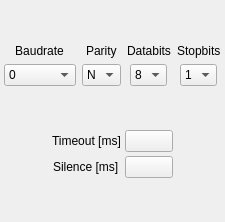
     <widget class="QWidget" name="SERIAL_PORT_0">
      <attribute name="title">
       <string>SERIAL PORT 0</string>
      </attribute>
      <layout class="QVBoxLayout" name="verticalLayout_3">
       <property name="spacing">
        <number>4</number>
       </property>
       <property name="margin">
        <number>4</number>
       </property>
       <item>
        <layout class="QGridLayout" name="gridLayout_2">
         <property name="spacing">
          <number>6</number>
         </property>
         <item row="0" column="0">
          <spacer name="verticalSpacer_4">
           <property name="orientation">
            <enum>Qt::Vertical</enum>
           </property>
           <property name="sizeHint" stdset="0">
            <size>
             <width>20</width>
             <height>40</height>
            </size>
           </property>
          </spacer>
         </item>
         <item row="2" column="2" alignment="Qt::AlignHCenter">
          <widget class="QComboBox" name="comboBox_Databits_SERIAL_PORT_0">
           <property name="sizePolicy">
            <sizepolicy hsizetype="Fixed" vsizetype="Fixed">
             <horstretch>0</horstretch>
             <verstretch>0</verstretch>
            </sizepolicy>
           </property>
           <property name="currentIndex">
            <number>3</number>
           </property>
           <item>
            <property name="text">
             <string>5</string>
            </property>
           </item>
           <item>
            <property name="text">
             <string>6</string>
            </property>
           </item>
           <item>
            <property name="text">
             <string>7</string>
            </property>
           </item>
           <item>
            <property name="text">
             <string>8</string>
            </property>
           </item>
           <item>
            <property name="text">
             <string>9</string>
            </property>
           </item>
          </widget>
         </item>
         <item row="2" column="3" alignment="Qt::AlignHCenter">
          <widget class="QComboBox" name="comboBox_Stopbits_SERIAL_PORT_0">
           <property name="sizePolicy">
            <sizepolicy hsizetype="Fixed" vsizetype="Fixed">
             <horstretch>0</horstretch>
             <verstretch>0</verstretch>
            </sizepolicy>
           </property>
           <property name="currentIndex">
            <number>0</number>
           </property>
           <item>
            <property name="text">
             <string>1</string>
            </property>
           </item>
           <item>
            <property name="text">
             <string>2</string>
            </property>
           </item>
          </widget>
         </item>
         <item row="2" column="1" alignment="Qt::AlignHCenter">
          <widget class="QComboBox" name="comboBox_Parity_SERIAL_PORT_0">
           <property name="sizePolicy">
            <sizepolicy hsizetype="Fixed" vsizetype="Fixed">
             <horstretch>0</horstretch>
             <verstretch>0</verstretch>
            </sizepolicy>
           </property>
           <item>
            <property name="text">
             <string>N</string>
            </property>
           </item>
           <item>
            <property name="text">
             <string>E</string>
            </property>
           </item>
           <item>
            <property name="text">
             <string>O</string>
            </property>
           </item>
          </widget>
         </item>
         <item row="1" column="1" alignment="Qt::AlignHCenter">
          <widget class="QLabel" name="label_Parity_SERIAL_PORT_0">
           <property name="sizePolicy">
            <sizepolicy hsizetype="Preferred" vsizetype="Fixed">
             <horstretch>0</horstretch>
             <verstretch>0</verstretch>
            </sizepolicy>
           </property>
           <property name="text">
            <string>Parity</string>
           </property>
          </widget>
         </item>
         <item row="1" column="3" alignment="Qt::AlignHCenter">
          <widget class="QLabel" name="label_Stopbits_SERIAL_PORT_0">
           <property name="sizePolicy">
            <sizepolicy hsizetype="Preferred" vsizetype="Fixed">
             <horstretch>0</horstretch>
             <verstretch>0</verstretch>
            </sizepolicy>
           </property>
           <property name="text">
            <string>Stopbits</string>
           </property>
          </widget>
         </item>
         <item row="2" column="0" alignment="Qt::AlignHCenter">
          <widget class="QComboBox" name="comboBox_Baudrate_SERIAL_PORT_0">
           <property name="sizePolicy">
            <sizepolicy hsizetype="Fixed" vsizetype="Fixed">
             <horstretch>0</horstretch>
             <verstretch>0</verstretch>
            </sizepolicy>
           </property>
           <property name="focusPolicy">
            <enum>Qt::NoFocus</enum>
           </property>
           <property name="currentIndex">
            <number>0</number>
           </property>
           <item>
            <property name="text">
             <string>0</string>
            </property>
           </item>
           <item>
            <property name="text">
             <string>2400</string>
            </property>
           </item>
           <item>
            <property name="text">
             <string>4800</string>
            </property>
           </item>
           <item>
            <property name="text">
             <string>9600</string>
            </property>
           </item>
           <item>
            <property name="text">
             <string>19200</string>
            </property>
           </item>
           <item>
            <property name="text">
             <string>38400</string>
            </property>
           </item>
           <item>
            <property name="text">
             <string>57600</string>
            </property>
           </item>
           <item>
            <property name="text">
             <string>115200</string>
            </property>
           </item>
           <item>
            <property name="text">
             <string>230400</string>
            </property>
           </item>
           <item>
            <property name="text">
             <string>225000</string>
            </property>
           </item>
          </widget>
         </item>
         <item row="1" column="0" alignment="Qt::AlignHCenter">
          <widget class="QLabel" name="label_Baudrate_SERIAL_PORT_0">
           <property name="sizePolicy">
            <sizepolicy hsizetype="Fixed" vsizetype="Fixed">
             <horstretch>0</horstretch>
             <verstretch>0</verstretch>
            </sizepolicy>
           </property>
           <property name="styleSheet">
            <string notr="true"/>
           </property>
           <property name="frameShadow">
            <enum>QFrame::Plain</enum>
           </property>
           <property name="text">
            <string>Baudrate</string>
           </property>
           <property name="alignment">
            <set>Qt::AlignCenter</set>
           </property>
           <property name="wordWrap">
            <bool>false</bool>
           </property>
          </widget>
         </item>
         <item row="1" column="2" alignment="Qt::AlignHCenter">
          <widget class="QLabel" name="label_Databits_SERIAL_PORT_0">
           <property name="sizePolicy">
            <sizepolicy hsizetype="Preferred" vsizetype="Fixed">
             <horstretch>0</horstretch>
             <verstretch>0</verstretch>
            </sizepolicy>
           </property>
           <property name="text">
            <string>Databits</string>
           </property>
          </widget>
         </item>
         <item row="3" column="0">
          <spacer name="verticalSpacer_5">
           <property name="orientation">
            <enum>Qt::Vertical</enum>
           </property>
           <property name="sizeHint" stdset="0">
            <size>
             <width>20</width>
             <height>40</height>
            </size>
           </property>
          </spacer>
         </item>
        </layout>
       </item>
       <item>
        <layout class="QGridLayout" name="gridLayout_3">
         <item row="0" column="0">
          <spacer name="horizontalSpacer_2">
           <property name="orientation">
            <enum>Qt::Horizontal</enum>
           </property>
           <property name="sizeHint" stdset="0">
            <size>
             <width>40</width>
             <height>20</height>
            </size>
           </property>
          </spacer>
         </item>
         <item row="1" column="3">
          <spacer name="horizontalSpacer">
           <property name="orientation">
            <enum>Qt::Horizontal</enum>
           </property>
           <property name="sizeHint" stdset="0">
            <size>
             <width>40</width>
             <height>20</height>
            </size>
           </property>
          </spacer>
         </item>
         <item row="1" column="1" alignment="Qt::AlignHCenter">
          <widget class="QLabel" name="label_Silence_SERIAL_PORT_0">
           <property name="text">
            <string>Silence [ms]</string>
           </property>
          </widget>
         </item>
         <item row="0" column="2">
          <widget class="QPushButton" name="pushButton_Timeout_SERIAL_PORT_0">
           <property name="sizePolicy">
            <sizepolicy hsizetype="MinimumExpanding" vsizetype="Fixed">
             <horstretch>0</horstretch>
             <verstretch>0</verstretch>
            </sizepolicy>
           </property>
           <property name="focusPolicy">
            <enum>Qt::NoFocus</enum>
           </property>
          </widget>
         </item>
         <item row="1" column="2">
          <widget class="QPushButton" name="pushButton_Silence_SERIAL_PORT_0">
           <property name="sizePolicy">
            <sizepolicy hsizetype="MinimumExpanding" vsizetype="Fixed">
             <horstretch>0</horstretch>
             <verstretch>0</verstretch>
            </sizepolicy>
           </property>
           <property name="focusPolicy">
            <enum>Qt::NoFocus</enum>
           </property>
          </widget>
         </item>
         <item row="0" column="1" alignment="Qt::AlignHCenter">
          <widget class="QLabel" name="label_Timeout_SERIAL_PORT_0">
           <property name="text">
            <string>Timeout [ms]</string>
           </property>
          </widget>
         </item>
         <item row="2" column="1">
          <spacer name="verticalSpacer_6">
           <property name="orientation">
            <enum>Qt::Vertical</enum>
           </property>
           <property name="sizeHint" stdset="0">
            <size>
             <width>20</width>
             <height>40</height>
            </size>
           </property>
          </spacer>
         </item>
        </layout>
       </item>
      </layout>
     </widget>
